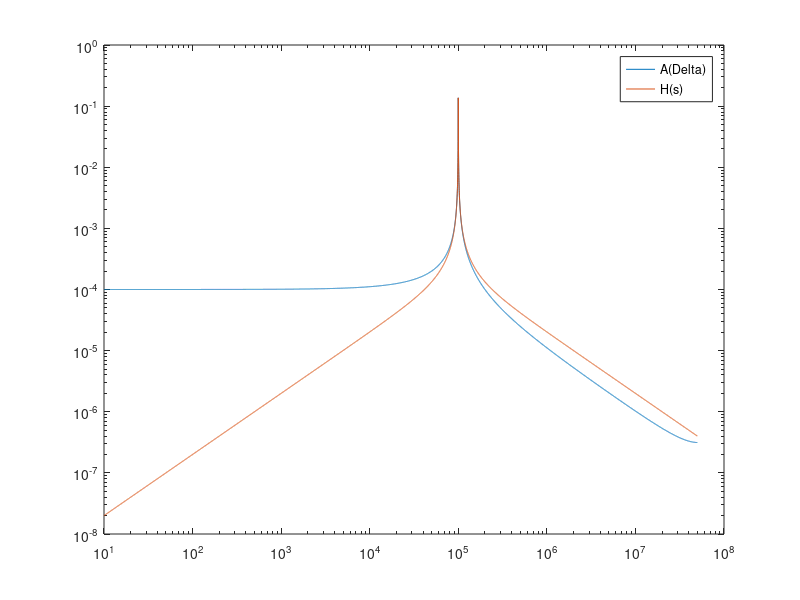

Write MATLAB code to recreate this figure.
f_sampling = 1e8;
f = logspace(1, log10(f_sampling/2), 1e4);

f_0 = 1e5;
Q = 5e3;

omega_0 = 2*pi * f_0;
Delta_0 = omega_0 / f_sampling;
w = Delta_0 / (2 * Q);
Delta = 2*pi*f/f_sampling;
A_Delta = (1 - exp(-w)) ./ sqrt(1 - 2*exp(-w)*cos(Delta - Delta_0) + exp(-2*w)); % from Ed paper
loglog(f, A_Delta, 'DisplayName','A(Delta)')

hold on

Gamma = omega_0 / Q;
s = 1i * 2 * pi * f;
Hs = Gamma * s ./ ( s.^2 + Gamma*s + omega_0^2 );
loglog(f, abs(Hs), 'DisplayName','H(s)')

legend()